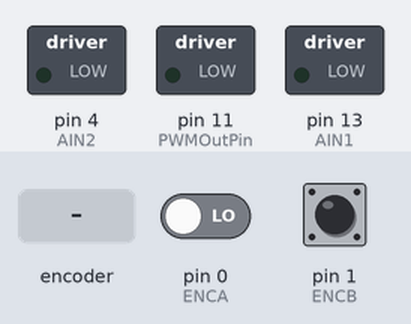
Bench run of a program on a simulated Arduino Leonardo, built with avr-gcc and run on an emulated ATmega32U4. Parts: switched loads named in the program (green lamp = pin HIGH). The test bench sets the inputs (shaded band); at power-on: pin 0 (ENCA) LOW, pin 1 (ENCB) HIGH. What the program prints to the serial monitor is not drawn.

Above: at 0.1 s.
At 7.2 s:
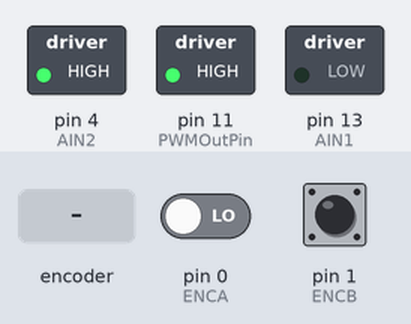
7.3 s: rotary encoder on pin 0 (ENCA) / pin 1 (ENCB) turned 1 step (first pin leading)
10.5 s: rotary encoder on pin 0 (ENCA) / pin 1 (ENCB) turned 2 steps (second pin leading)
Timing chart, 0 to 13.5 s (numbered marks = the images above; inputs shaded):
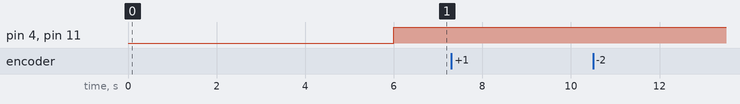

The program:

main.cpp
```cpp
#include <Arduino.h>
#include <Romi32U4.h>
#include "BlueMotor.h"


BlueMotor motor;
Romi32U4ButtonB buttonB;
long timeToPrint = 0;
long now = 0;
long newPosition = 0;
long oldPosition = 0;
long sampleTime = 100;
int speedInRPM = 0;
int CPR = 270;
int motorEffort = 400;

void setup()
{
  Serial.begin(9600);
  motor.setup();
  motor.reset();
  delay(3000);
  Serial.print("Effort");
  Serial.print("   ");
  Serial.println("Count");
  delay(3000);
}


// void loop() //use this code to test the dead band once the motor is in the gripper
// {
//   motor.deadBandTestPos();
//   //motor.deadBandTestNeg();
//   delay(4000);
//   motor.setEffort(0);
//   exit;
// }


void loop() //this is what we ran when we had the move to function work perfect
{
  motor.moveTo(-540);

  motor.setEffort(0);

}

// void loop() //this one to show the quadrature stuff working
// {
//     Serial.println(motor.getCount());
// }
```

BlueMotor.cpp
```cpp
#include <Arduino.h>
#include <BlueMotor.h>
#include <Romi32U4.h>
#include <math.h>

long oldValue = 0;
long newValue;
long count = 0;
unsigned time = 0;
long kp = 1;
int posDeadBand = 150;  //best experimental value == 75
int negDeadBand = -172;
long mPos = (400-posDeadBand)/400;
long mNeg = (400-negDeadBand)/400;

BlueMotor::BlueMotor()
{
}

void BlueMotor::setup()
{
    pinMode(PWMOutPin, OUTPUT);
    pinMode(AIN2, OUTPUT);
    pinMode(AIN1, OUTPUT);
    pinMode(ENCA, INPUT);
    pinMode(ENCB, INPUT);
    TCCR1A = 0xA8; //0b10101000; //gcl: added OCR1C for adding a third PWM on pin 11
    TCCR1B = 0x11; //0b00010001;
    ICR1 = 400;
    OCR1C = 0;

    attachInterrupt(digitalPinToInterrupt(ENCA), isrA, CHANGE);
    attachInterrupt(digitalPinToInterrupt(ENCB), isrB, CHANGE);
    reset();
}

long BlueMotor::getPosition()
{
    long tempCount = 0;
    noInterrupts();
    tempCount = count;
    interrupts();
    return tempCount;
}

long BlueMotor::getCount(){
    return count;
}

void BlueMotor::reset()
{
    noInterrupts();
    count = 0;
    interrupts();
}


void BlueMotor::isrA()
{
    if(digitalRead(ENCA) == digitalRead(ENCB)){
        count++;
    } else {
        count--;
    }
}

void BlueMotor::isrB()
{
    if(digitalRead(ENCA) != digitalRead(ENCB)){
        count++;
    } else {
        count--;
    }
}

void BlueMotor::setEffort(int effort)
{
    if (effort < 0)
    {
        setEffort(-effort, false);
    }
    else
    {
        setEffort(effort, true);
    }
}

void BlueMotor::setEffortWithoutDB(int effort) // accepts range from -400 to 400, needs to translate the input into the actual effort in the other function
{
    long eff;
    if (effort > 0)
    {
        eff = round(mPos*effort + posDeadBand);
        setEffort((int) eff, true);
    }
    else if (effort <0)
    {
        eff = round(mNeg*effort + negDeadBand);
        setEffort((int) -eff, false);
    } else
    {
        setEffort(0);
    }
}

void BlueMotor::setEffort(int effort, bool clockwise)
{
    if (clockwise)
    {
        digitalWrite(AIN1, HIGH);
        digitalWrite(AIN2, LOW);
    }
    else
    {
        digitalWrite(AIN1, LOW);
        digitalWrite(AIN2, HIGH);
    }
    OCR1C = constrain(effort, 0, 400);
}

void BlueMotor::deadBandTestPos() //attach blue motor to assembly for this test
{
    count = 0;
    for(int i = 0; i < 399; i++){
        setEffort(i);
        Serial.print(i);
        Serial.print("  ");
        Serial.println(count);
        delay(100);
    }
}

void BlueMotor::deadBandTestNeg() //attach blue motor to assembly for this test
{
    count = 0;
    for(int i = 0; i > -399; i--){
        setEffort(i);
        Serial.print(i);
        Serial.print("  ");
        Serial.println(count);
        delay(100);
    }
}


void BlueMotor::moveTo(long target)  //Move to this encoder position within the specified
{                                    //tolerance in the header file using proportional control
                                     //then stop
                                     //note 540 counts per rev
                                     //tolerance of 3 counts
    long eff;
    while((target-count)>= tolerance || (target-count)<= (-tolerance)){
        eff = kp*(target - count);
        setEffortWithoutDB((int) eff);
        Serial.println("in loop");
        Serial.print(count);
    }
    setEffort(0);
    Serial.println("out of loop");
    Serial.print(count);
}

// // //perfect move to function (in our experiments)
// void BlueMotor::moveTo(long target)  //Move to this encoder position within the specified
// {                                    //tolerance in the header file using proportional control
//                                      //then stop
//                                      //note 540 counts per rev
//                                      //tolerance of 3 counts
//     long eff;
//     while((target-count)>= tolerance || (target-count)<= (-tolerance)){
//         eff = kp*(target - count);
//         if(eff >= 0){
//             if(eff < deadBand){
//                 eff = deadBand;
//             }
//             setEffort(eff,true);
//         } else{
//             if(eff > -deadBand){
//                 eff = -deadBand;
//             }
//             setEffort(abs(eff),false);
//         }
//         Serial.println("in loop");
//         Serial.print(count);
//     }
//     setEffort(0);
//     Serial.println("out of loop");
//     Serial.print(count);
// }
```

BlueMotor.h
```cpp
#pragma once

class BlueMotor
{
public:
    BlueMotor();
    void setEffort(int effort);
    void moveTo(long position);
    long getPosition();
    void reset();
    void setup();
    long getCount();
    void deadBandTestPos();
    void deadBandTestNeg();
    void setEffortWithoutDB(int effort);

private:
    void setEffort(int effort, bool clockwise);
    static void isrA();
    static void isrB();
    const int tolerance = 3;
    const int PWMOutPin = 11;
    const int AIN2 = 4;
    const int AIN1 = 13;
    static const int ENCA = 0;
    static const int ENCB = 1;
};
```
